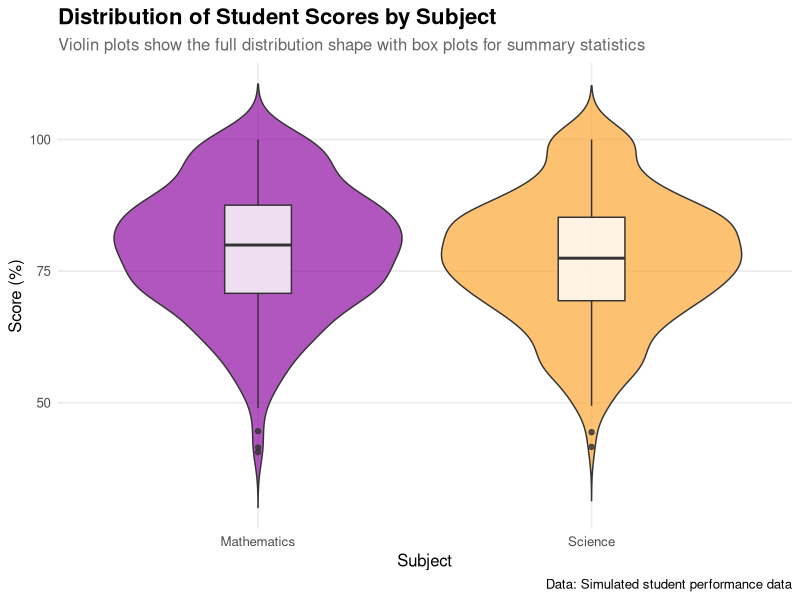
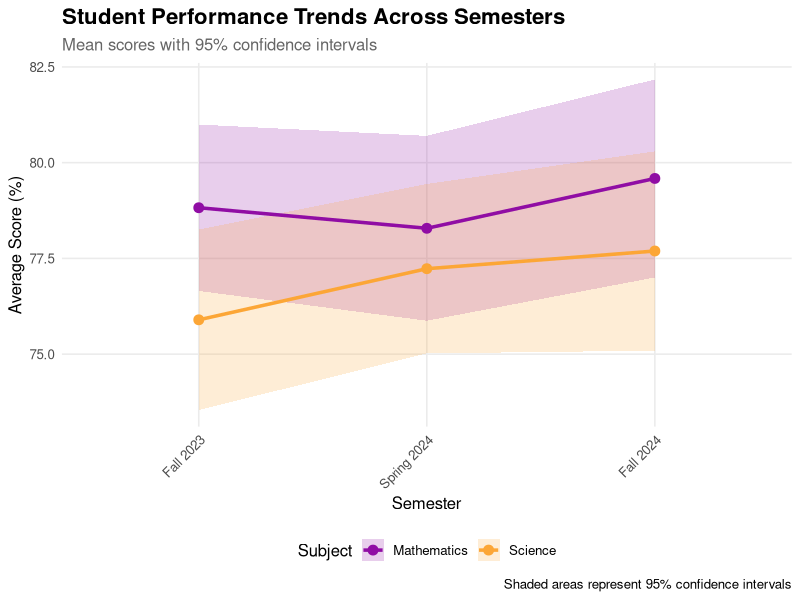
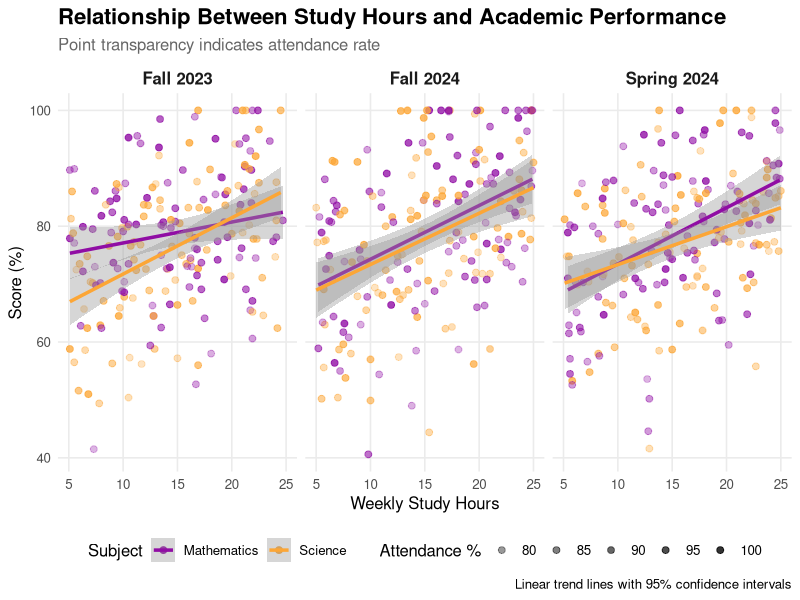
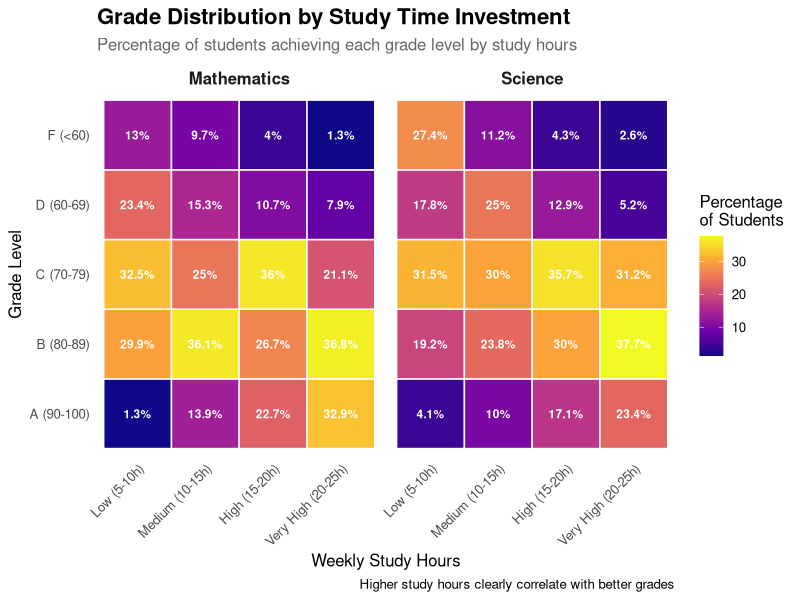

Generate these figures, in order, with R:
## ---- chunk 1
#| message: false
#| warning: false

# Load the tidyverse (includes dplyr, ggplot2, tidyr, readr, and more)
library(tidyverse)
library(scales)

# Set a custom theme for our plots
theme_set(theme_minimal(base_size = 12))

# Create example dataset: Student performance across different subjects and semesters
set.seed(123)
student_data <- tibble(
  student_id = rep(1:100, each = 6),
  semester = rep(c("Fall 2023", "Spring 2024", "Fall 2024"), times = 200),
  subject = rep(c("Mathematics", "Science"), times = 300),
  score = round(rnorm(600, mean = 78, sd = 12), 1),
  study_hours = round(runif(600, min = 5, max = 25), 1),
  attendance = round(runif(600, min = 75, max = 100), 1)
) %>%
  # Add some realistic constraints
  mutate(
    score = pmax(0, pmin(100, score)),
    # Students who study more tend to score higher
    score = score + (study_hours - mean(study_hours)) * 0.8,
    # Better attendance correlates with better scores
    score = score + (attendance - mean(attendance)) * 0.3,
    score = round(pmax(0, pmin(100, score)), 1)
  )

# Display the structure of our data
glimpse(student_data)
## ---- chunk 2
# Calculate summary statistics by subject and semester
summary_stats <- student_data %>%
  group_by(subject, semester) %>%
  summarise(
    n_students = n_distinct(student_id),
    avg_score = mean(score, na.rm = TRUE),
    median_score = median(score, na.rm = TRUE),
    sd_score = sd(score, na.rm = TRUE),
    avg_study_hours = mean(study_hours, na.rm = TRUE),
    avg_attendance = mean(attendance, na.rm = TRUE),
    .groups = "drop"
  ) %>%
  arrange(subject, semester)

# Display the summary
summary_stats %>%
  knitr::kable(digits = 2, caption = "Summary Statistics by Subject and Semester")
## ---- chunk 3
#| fig-width: 10
#| fig-height: 6

# Create a violin plot with box plots overlay
p1 <- student_data %>%
  ggplot(aes(x = subject, y = score, fill = subject)) +
  geom_violin(alpha = 0.7, trim = FALSE) +
  geom_boxplot(width = 0.2, fill = "white", alpha = 0.8) +
  scale_fill_viridis_d(option = "plasma", begin = 0.3, end = 0.8) +
  labs(
    title = "Distribution of Student Scores by Subject",
    subtitle = "Violin plots show the full distribution shape with box plots for summary statistics",
    x = "Subject",
    y = "Score (%)",
    caption = "Data: Simulated student performance data"
  ) +
  theme(
    legend.position = "none",
    plot.title = element_text(size = 16, face = "bold"),
    plot.subtitle = element_text(size = 12, color = "grey40"),
    panel.grid.minor = element_blank()
  )

print(p1)
## ---- chunk 4
#| fig-width: 12
#| fig-height: 8

# Calculate means and confidence intervals for trend analysis
trend_data <- student_data %>%
  group_by(subject, semester) %>%
  summarise(
    mean_score = mean(score),
    se = sd(score) / sqrt(n()),
    ci_lower = mean_score - 1.96 * se,
    ci_upper = mean_score + 1.96 * se,
    .groups = "drop"
  ) %>%
  mutate(semester = factor(semester, levels = c("Fall 2023", "Spring 2024", "Fall 2024")))

p2 <- trend_data %>%
  ggplot(aes(x = semester, y = mean_score, color = subject, group = subject)) +
  geom_ribbon(aes(ymin = ci_lower, ymax = ci_upper, fill = subject), 
              alpha = 0.2, color = NA) +
  geom_line(size = 1.2) +
  geom_point(size = 3) +
  scale_color_viridis_d(option = "plasma", begin = 0.3, end = 0.8) +
  scale_fill_viridis_d(option = "plasma", begin = 0.3, end = 0.8) +
  labs(
    title = "Student Performance Trends Across Semesters",
    subtitle = "Mean scores with 95% confidence intervals",
    x = "Semester",
    y = "Average Score (%)",
    color = "Subject",
    fill = "Subject",
    caption = "Shaded areas represent 95% confidence intervals"
  ) +
  theme(
    plot.title = element_text(size = 16, face = "bold"),
    plot.subtitle = element_text(size = 12, color = "grey40"),
    legend.position = "bottom",
    panel.grid.minor = element_blank(),
    axis.text.x = element_text(angle = 45, hjust = 1)
  )

print(p2)
## ---- chunk 5
#| fig-width: 12
#| fig-height: 8

# Create a sophisticated scatter plot with trend lines
p3 <- student_data %>%
  ggplot(aes(x = study_hours, y = score)) +
  geom_point(aes(color = subject, alpha = attendance), size = 2) +
  geom_smooth(aes(color = subject), method = "lm", se = TRUE, size = 1.2) +
  scale_color_viridis_d(option = "plasma", begin = 0.3, end = 0.8) +
  scale_alpha_continuous(range = c(0.3, 0.8), name = "Attendance %") +
  labs(
    title = "Relationship Between Study Hours and Academic Performance",
    subtitle = "Point transparency indicates attendance rate",
    x = "Weekly Study Hours",
    y = "Score (%)",
    color = "Subject",
    caption = "Linear trend lines with 95% confidence intervals"
  ) +
  facet_wrap(~semester, ncol = 3) +
  theme(
    plot.title = element_text(size = 16, face = "bold"),
    plot.subtitle = element_text(size = 12, color = "grey40"),
    legend.position = "bottom",
    panel.grid.minor = element_blank(),
    strip.text = element_text(size = 12, face = "bold")
  )

print(p3)
## ---- chunk 6
#| fig-width: 10
#| fig-height: 6

# Create performance bins and calculate percentages
heatmap_data <- student_data %>%
  mutate(
    study_bins = cut(study_hours, 
                     breaks = c(0, 10, 15, 20, 25),
                     labels = c("Low (5-10h)", "Medium (10-15h)", 
                               "High (15-20h)", "Very High (20-25h)"),
                     include.lowest = TRUE),
    score_grade = case_when(
      score >= 90 ~ "A (90-100)",
      score >= 80 ~ "B (80-89)",
      score >= 70 ~ "C (70-79)",
      score >= 60 ~ "D (60-69)",
      TRUE ~ "F (<60)"
    )
  ) %>%
  count(study_bins, score_grade, subject) %>%
  group_by(study_bins, subject) %>%
  mutate(percentage = n / sum(n) * 100) %>%
  ungroup()

p4 <- heatmap_data %>%
  ggplot(aes(x = study_bins, y = score_grade, fill = percentage)) +
  geom_tile(color = "white", size = 0.5) +
  geom_text(aes(label = paste0(round(percentage, 1), "%")), 
            color = "white", fontface = "bold", size = 3) +
  scale_fill_viridis_c(option = "plasma", name = "Percentage\nof Students") +
  labs(
    title = "Grade Distribution by Study Time Investment",
    subtitle = "Percentage of students achieving each grade level by study hours",
    x = "Weekly Study Hours",
    y = "Grade Level",
    caption = "Higher study hours clearly correlate with better grades"
  ) +
  facet_wrap(~subject) +
  theme(
    plot.title = element_text(size = 16, face = "bold"),
    plot.subtitle = element_text(size = 12, color = "grey40"),
    axis.text.x = element_text(angle = 45, hjust = 1),
    panel.grid = element_blank(),
    strip.text = element_text(size = 12, face = "bold")
  )

print(p4)
